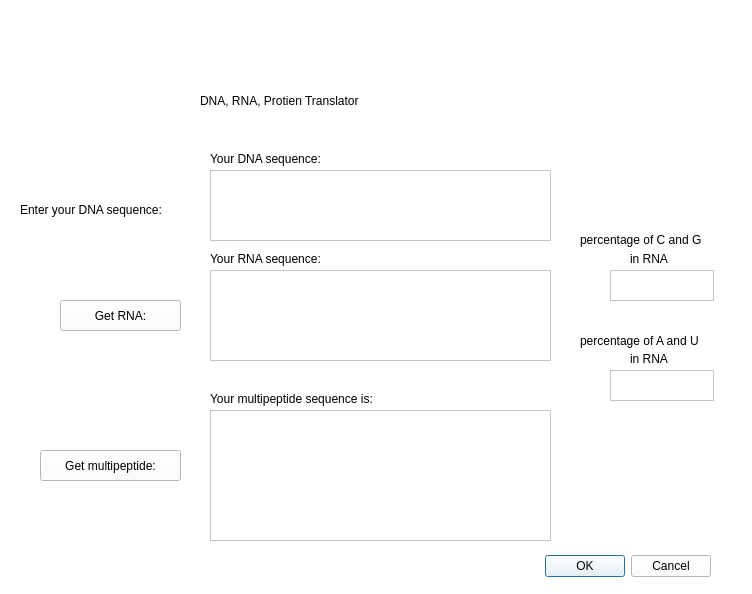
<?xml version="1.0" encoding="UTF-8"?>
<ui version="4.0">
 <class>Dialog</class>
 <widget class="QDialog" name="Dialog">
  <property name="geometry">
   <rect>
    <x>0</x>
    <y>0</y>
    <width>752</width>
    <height>594</height>
   </rect>
  </property>
  <property name="windowTitle">
   <string>Dialog</string>
  </property>
  <property name="styleSheet">
   <string notr="true">background-color: rgb(255, 255, 255);</string>
  </property>
  <widget class="QDialogButtonBox" name="buttonBox">
   <property name="geometry">
    <rect>
     <x>90</x>
     <y>550</y>
     <width>621</width>
     <height>32</height>
    </rect>
   </property>
   <property name="orientation">
    <enum>Qt::Horizontal</enum>
   </property>
   <property name="standardButtons">
    <set>QDialogButtonBox::Cancel|QDialogButtonBox::Ok</set>
   </property>
  </widget>
  <widget class="QLabel" name="label">
   <property name="geometry">
    <rect>
     <x>20</x>
     <y>200</y>
     <width>181</width>
     <height>20</height>
    </rect>
   </property>
   <property name="text">
    <string>Enter your DNA sequence:</string>
   </property>
  </widget>
  <widget class="QPlainTextEdit" name="plainTextEdit">
   <property name="geometry">
    <rect>
     <x>210</x>
     <y>170</y>
     <width>341</width>
     <height>71</height>
    </rect>
   </property>
  </widget>
  <widget class="QPushButton" name="pushButton">
   <property name="geometry">
    <rect>
     <x>40</x>
     <y>450</y>
     <width>141</width>
     <height>31</height>
    </rect>
   </property>
   <property name="text">
    <string>Get multipeptide:</string>
   </property>
  </widget>
  <widget class="QPushButton" name="pushButton_3">
   <property name="geometry">
    <rect>
     <x>60</x>
     <y>300</y>
     <width>121</width>
     <height>31</height>
    </rect>
   </property>
   <property name="text">
    <string>Get RNA:</string>
   </property>
  </widget>
  <widget class="QTextEdit" name="textEdit">
   <property name="geometry">
    <rect>
     <x>210</x>
     <y>270</y>
     <width>341</width>
     <height>91</height>
    </rect>
   </property>
  </widget>
  <widget class="QTextEdit" name="textEdit_2">
   <property name="geometry">
    <rect>
     <x>210</x>
     <y>410</y>
     <width>341</width>
     <height>131</height>
    </rect>
   </property>
  </widget>
  <widget class="QTextEdit" name="textEdit_3">
   <property name="geometry">
    <rect>
     <x>610</x>
     <y>270</y>
     <width>104</width>
     <height>31</height>
    </rect>
   </property>
  </widget>
  <widget class="QTextEdit" name="textEdit_4">
   <property name="geometry">
    <rect>
     <x>610</x>
     <y>370</y>
     <width>104</width>
     <height>31</height>
    </rect>
   </property>
  </widget>
  <widget class="QLabel" name="label_2">
   <property name="geometry">
    <rect>
     <x>580</x>
     <y>230</y>
     <width>171</width>
     <height>20</height>
    </rect>
   </property>
   <property name="text">
    <string>percentage of C and G</string>
   </property>
  </widget>
  <widget class="QLabel" name="label_3">
   <property name="geometry">
    <rect>
     <x>580</x>
     <y>320</y>
     <width>171</width>
     <height>41</height>
    </rect>
   </property>
   <property name="text">
    <string>percentage of A and U</string>
   </property>
  </widget>
  <widget class="QLabel" name="label_4">
   <property name="geometry">
    <rect>
     <x>630</x>
     <y>250</y>
     <width>71</width>
     <height>17</height>
    </rect>
   </property>
   <property name="text">
    <string>in RNA</string>
   </property>
  </widget>
  <widget class="QLabel" name="label_5">
   <property name="geometry">
    <rect>
     <x>630</x>
     <y>350</y>
     <width>71</width>
     <height>17</height>
    </rect>
   </property>
   <property name="text">
    <string>in RNA</string>
   </property>
  </widget>
  <widget class="QLabel" name="label_6">
   <property name="geometry">
    <rect>
     <x>210</x>
     <y>150</y>
     <width>251</width>
     <height>17</height>
    </rect>
   </property>
   <property name="text">
    <string>Your DNA sequence:</string>
   </property>
  </widget>
  <widget class="QLabel" name="label_7">
   <property name="geometry">
    <rect>
     <x>210</x>
     <y>250</y>
     <width>341</width>
     <height>17</height>
    </rect>
   </property>
   <property name="text">
    <string>Your RNA sequence:</string>
   </property>
  </widget>
  <widget class="QLabel" name="label_8">
   <property name="geometry">
    <rect>
     <x>210</x>
     <y>390</y>
     <width>341</width>
     <height>17</height>
    </rect>
   </property>
   <property name="text">
    <string>Your multipeptide sequence is:</string>
   </property>
  </widget>
  <widget class="QLabel" name="label_13">
   <property name="geometry">
    <rect>
     <x>200</x>
     <y>80</y>
     <width>361</width>
     <height>41</height>
    </rect>
   </property>
   <property name="styleSheet">
    <string notr="true">font: 57 20pt &quot;Ubuntu&quot;;</string>
   </property>
   <property name="text">
    <string>DNA, RNA, Protien Translator </string>
   </property>
  </widget>
 </widget>
 <resources/>
 <connections>
  <connection>
   <sender>buttonBox</sender>
   <signal>rejected()</signal>
   <receiver>Dialog</receiver>
   <slot>reject()</slot>
   <hints>
    <hint type="sourcelabel">
     <x>316</x>
     <y>260</y>
    </hint>
    <hint type="destinationlabel">
     <x>286</x>
     <y>274</y>
    </hint>
   </hints>
  </connection>
  <connection>
   <sender>buttonBox</sender>
   <signal>accepted()</signal>
   <receiver>Dialog</receiver>
   <slot>accept()</slot>
   <hints>
    <hint type="sourcelabel">
     <x>248</x>
     <y>254</y>
    </hint>
    <hint type="destinationlabel">
     <x>157</x>
     <y>274</y>
    </hint>
   </hints>
  </connection>
 </connections>
</ui>
